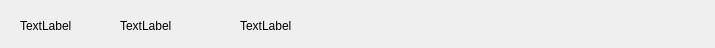
<?xml version="1.0" encoding="UTF-8"?>
<ui version="4.0">
 <class>TestInfoTableHeader</class>
 <widget class="QWidget" name="TestInfoTableHeader">
  <property name="geometry">
   <rect>
    <x>0</x>
    <y>0</y>
    <width>715</width>
    <height>48</height>
   </rect>
  </property>
  <property name="windowTitle">
   <string>TestInfoTableHeader</string>
  </property>
  <widget class="QLabel" name="label">
   <property name="geometry">
    <rect>
     <x>20</x>
     <y>20</y>
     <width>54</width>
     <height>12</height>
    </rect>
   </property>
   <property name="text">
    <string>TextLabel</string>
   </property>
  </widget>
  <widget class="QLabel" name="label_2">
   <property name="geometry">
    <rect>
     <x>120</x>
     <y>20</y>
     <width>54</width>
     <height>12</height>
    </rect>
   </property>
   <property name="text">
    <string>TextLabel</string>
   </property>
  </widget>
  <widget class="QLabel" name="label_3">
   <property name="geometry">
    <rect>
     <x>240</x>
     <y>20</y>
     <width>54</width>
     <height>12</height>
    </rect>
   </property>
   <property name="text">
    <string>TextLabel</string>
   </property>
  </widget>
 </widget>
 <layoutdefault spacing="6" margin="11"/>
 <resources/>
 <connections/>
</ui>
